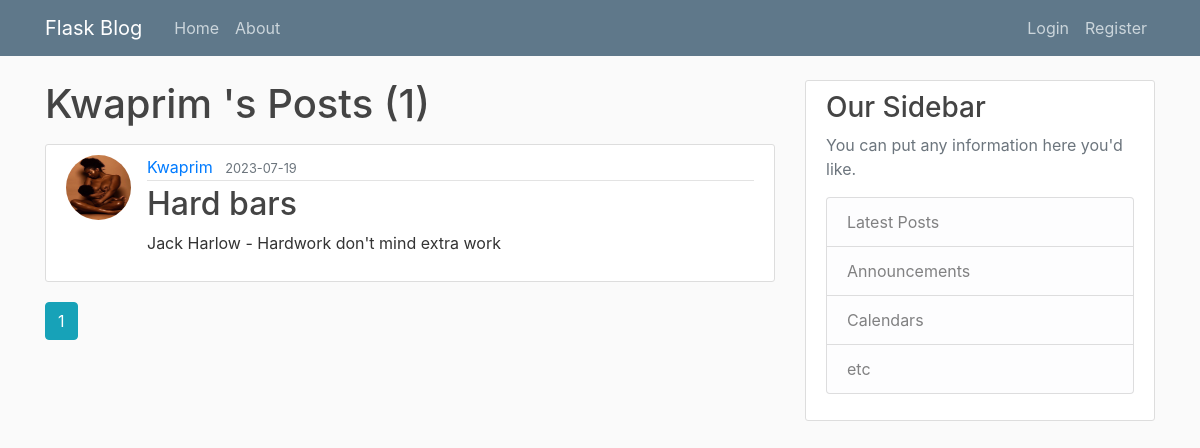
/user/Kwaprim , run on an earlier commit of the app's database.
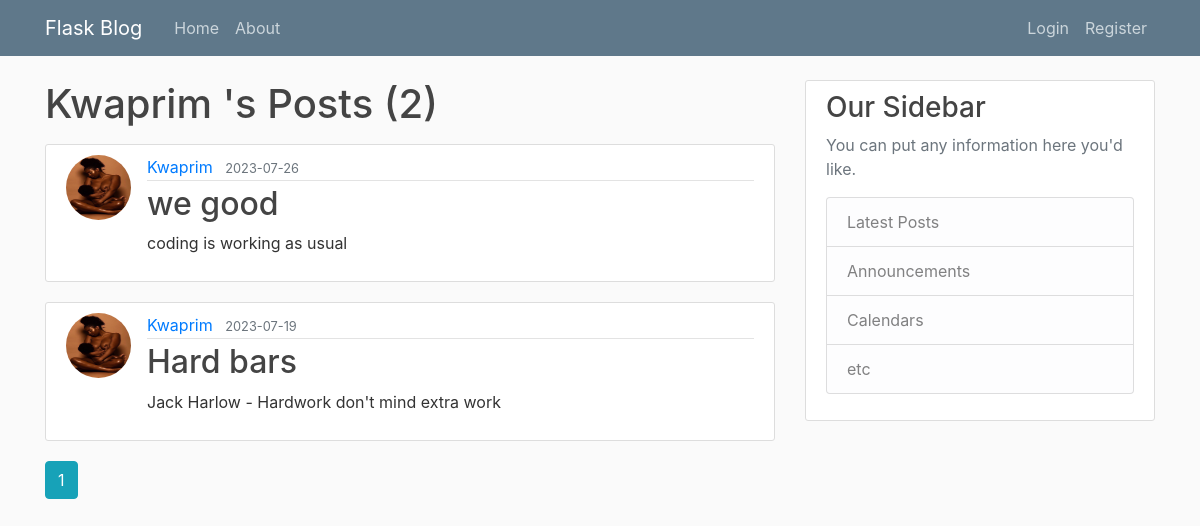
And on a later commit of the database.
### flaskblog/models.py (models this page shows, shortened)
class Post(db.Model):
    id = db.Column(db.Integer, primary_key = True)
    title = db.Column(db.String(100), nullable = False)
    date_posted = db.Column(db.DateTime, nullable = False, default = datetime.datetime.utcnow)
    content = db.Column(db.Text, nullable = False)
    user_id = db.Column(db.Integer, db.ForeignKey('user.id'), nullable=False)

class User(db.Model, UserMixin):
    id = db.Column(db.Integer, primary_key=True)
    username = db.Column(db.String(20), unique=True, nullable=False)
    email = db.Column(db.String(120), unique=True, nullable=False)
    image_file = db.Column(db.String(20), nullable=False, default='default.jpg')
    password = db.Column(db.String(60), nullable=False)
    posts = db.relationship('Post', backref='author', lazy=True)

### flaskblog/users/routes.py (the view)
@users.route("/user/<string:username>")
def user_posts(username):
    page = request.args.get('page', 1, type = int)
    user = User.query.filter_by(username = username).first_or_404()
    posts = Post.query.filter_by(author = user).order_by(Post.date_posted.desc()).paginate(page = page, per_page = 10)
    return render_template('user_posts.html', posts = posts, user = user)

### flaskblog/templates/user_posts.html
{% extends "layout.html" %}
{% block content %}
    <h1 class="mb-3">{{ user.username}}'s Posts ({{ posts.total }})</h1>
    {% for post in posts.items %}
        <article class="media content-section">
          <img class="rounded-circle article-img" src="{{ url_for('static', filename='profile_pics/' + post.author.image_file) }}">
          <div class="media-body">
            <div class="article-metadata">
              <a class="mr-2" href="{{ url_for('users.user_posts', username=post.author.username) }}">{{ post.author.username }}</a>
              <small class="text-muted">{{ post.date_posted.strftime('%Y-%m-%d') }}</small>
            </div>
            <h2><a class="article-title" href="{{ url_for('posts.post', post_id=post.id) }}">{{ post.title }}</a></h2>
            <p class="article-content">{{ post.content }}</p>
          </div>
        </article>
    {% endfor %}
    {% for page_num in posts.iter_pages(left_edge=1, right_edge=1, left_current=1, right_current=2) %}
      {% if page_num %}
        {% if posts.page == page_num %}
          <a class="btn btn-info mb-4" href="{{ url_for('users.user_posts', username=user.username, page=page_num) }}">{{ page_num }}</a>
        {% else %}
          <a class="btn btn-outline-info mb-4" href="{{ url_for('users.user_posts', username=user.username, page=page_num) }}">{{ page_num }}</a>
        {% endif %}
      {% else %}
        ...
      {% endif %}
    {% endfor %}
{% endblock content %}

What changed in the data, as far as the page shows it:
added Post: image_file (picture), author.username "Kwaprim", date_posted "2023-07-26", title "we good", content "coding is working as usual"
Also different on the page:
{{ posts.total }}: "1" → "2"
